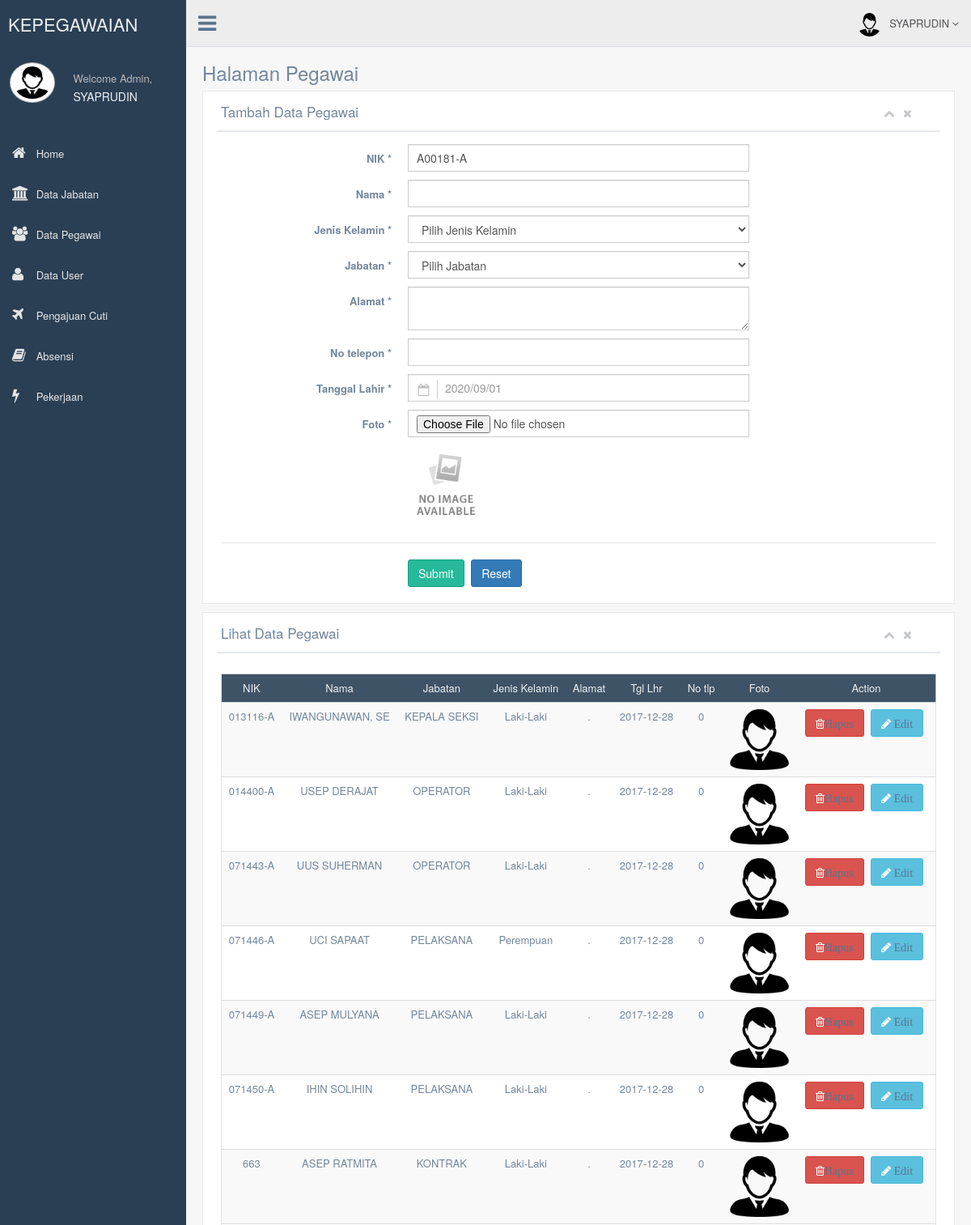
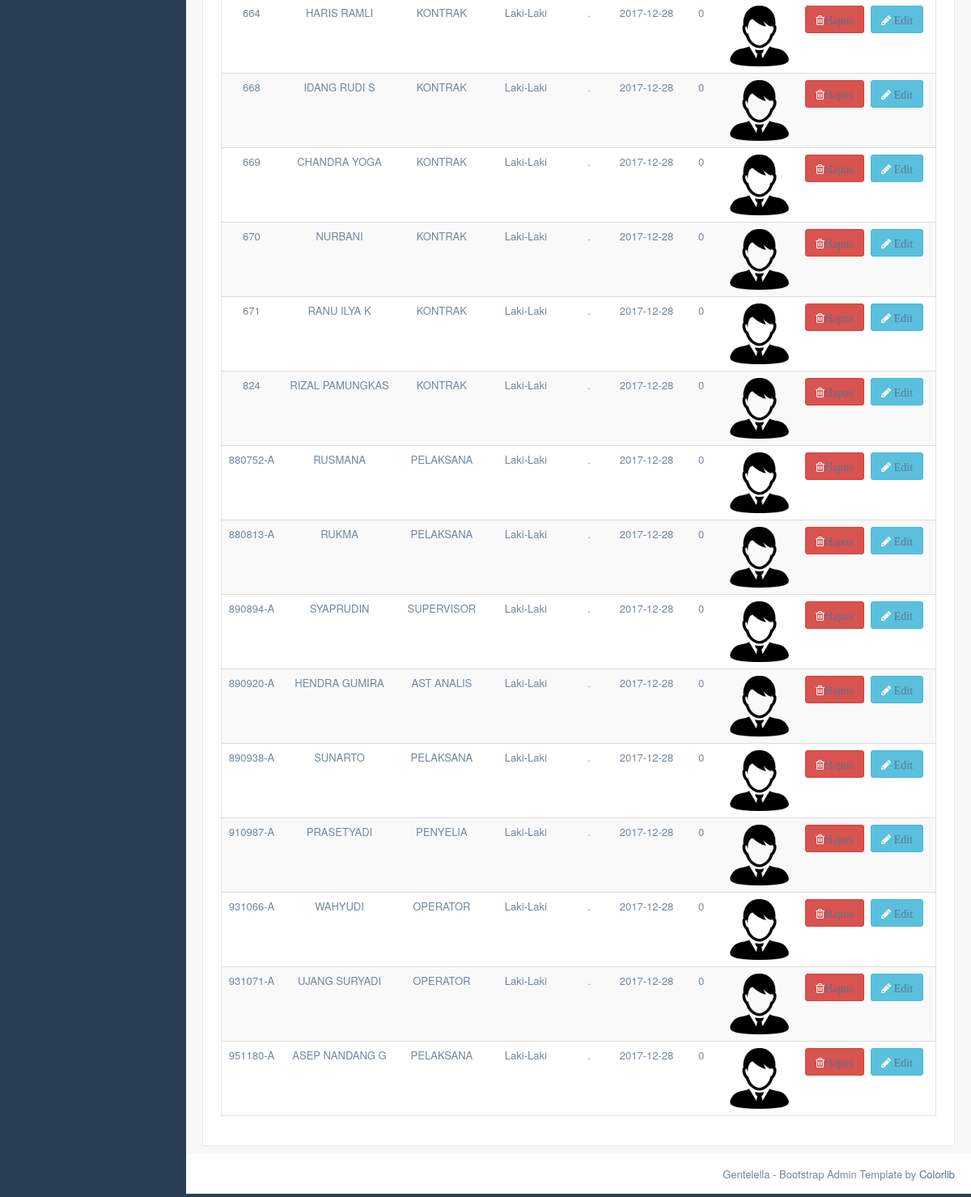
The page /Admin/index.php?admin=Pegawai (signed in) on the database its author committed (2 pictures, top to bottom).
### tables this page shows
CREATE TABLE `pegawai` (
  `NIK` varchar(25) NOT NULL,
  `Nama` varchar(30) NOT NULL,
  `jabatan` varchar(25) NOT NULL,
  `jk` enum('Perempuan','Laki-Laki','','') NOT NULL,
  `Tgl_lhr` date NOT NULL,
  `Alamat` text NOT NULL,
  `No_tlp` int(15) NOT NULL,
  `Foto` varchar(50) NOT NULL,
  `Status` enum('Pending','iya','tidak','') NOT NULL
);

### Admin/Pegawai/index.php (the view, shortened to what this page needs)
<?php
$sql ="SELECT max(NIK) as terakhir from pegawai";
  $hasil = mysql_query($sql);
  $data = mysql_fetch_array($hasil);
  $lastID = $data['terakhir'];
  $lastNoUrut = substr($lastID, 3, 9);
  $nextNoUrut = $lastNoUrut + 1;
  $nextID = sprintf("A%05s-A",$nextNoUrut);
?>
        <div class="right_col" role="main">
          <div class="">
            <div class="page-title">
              <div class="title_left">
                <h3>Halaman Pegawai</h3>
              </div>
              <div class="title_right">
                <div class="col-md-5 col-sm-5 col-xs-12 form-group pull-right top_search">
                </div>
              </div>
            </div>
            <div class="clearfix"></div>
            <div class="row">
              <div class="col-md-12 col-sm-12 col-xs-12">
                <div class="x_panel">
                  <div class="x_title">
                    <h2>Tambah Data Pegawai </h2>
                    <ul class="nav navbar-right panel_toolbox">
                      <li><a class="collapse-link"><i class="fa fa-chevron-up"></i></a>
                      </li>
                      <li><a class="close-link"><i class="fa fa-close"></i></a>
                      </li>
                    </ul>
                    <div class="clearfix"></div>
                  </div>
                  <div class="x_content">
                      <form action="pegawai/tambah_pegawai.php"  method= "post" enctype="multipart/form-data" id="demo-form2" data-parsley-validate class="form-horizontal form-label-left">
                      <div class="form-group">
                        <label class="control-label col-md-3 col-sm-3 col-xs-12" for="first-name">NIK <span class="required">*</span>
                        </label>
                        <div class="col-md-6 col-sm-6 col-xs-12">
                          <input type="text" name="NIK" id="first-name" required="required" class="form-control col-md-7 col-xs-12"
                          value="<?php echo  $nextID; ?>" >
                        </div>
                      </div>
                      <div class="form-group">
                        <label class="control-label col-md-3 col-sm-3 col-xs-12" for="last-name">Nama <span class="required">*</span>
                        </label>
                        <div class="col-md-6 col-sm-6 col-xs-12">
                          <input type="text" id="last-name" name="Nama" required="required" class="form-control col-md-7 col-xs-12">
                        </div>
                      </div>
                      <div class="form-group">
                        <label class="control-label col-md-3 col-sm-3 col-xs-12" for="last-name">Jenis Kelamin <span class="required">*</span>
                        </label>
                        <div class="col-md-6 col-sm-6 col-xs-12">
                          <select name="jk" class="form-control" required="">
                            <option value="" hidden="">Pilih Jenis Kelamin</option>
                           </select>
                        </div>
                      </div>
                      <div class="form-group">
                        <label class="control-label col-md-3 col-sm-3 col-xs-12" for="last-name">Jabatan <span class=>*</span>
                        </label>
                        <div class="col-md-6 col-sm-6 col-xs-12">
                          <select name="jabatan" class="form-control" required="">
                            <option value=" "hidden=" <?php echo $row['jabatan'];?>" selected="selected" >Pilih Jabatan</option>
	</select>
                        </div>
                      </div>
                      <div class="form-group">
                        <label class="control-label col-md-3 col-sm-3 col-xs-12" for="last-name">Alamat <span class="required">*</span>
                        </label>
                        <div class="col-md-6 col-sm-6 col-xs-12">
                         <textarea name="Alamat" id="message" required="required" class="form-control" name="message" data-parsley-trigger="keyup" data-parsley-minlength="20" data-parsley-maxlength="100" data-parsley-minlength-message="Come on! You need to enter at least a 20 caracters long comment.."
                            data-parsley-validation-threshold="10"></textarea>
                        </div>
                      </div>
                       <div class="form-group">
                        <label class="control-label col-md-3 col-sm-3 col-xs-12" for="last-name">No telepon <span class="required">*</span>
                        </label>
                        <div class="col-md-6 col-sm-6 col-xs-12">
                          <input type="text" id="last-name" name="No_tlp" required="required" class="form-control col-md-7 col-xs-12">
                        </div>
                      </div>
                       <div class="form-group">
                        <label class="control-label col-md-3 col-sm-3 col-xs-12" for="last-name">Tanggal Lahir <span class="required">*</span>
                        </label>
                        <div class="col-md-6 col-sm-6 col-xs-12">
                          <fieldset>
                          <div class="control-group">
                            <div class="controls">
                                <input type="text" name="Tgl_lhr" class="form-control has-feedback-left" id="single_cal1" placeholder="<?php
echo date('Y/m/d'); ?>
                                " aria-describedby="inputSuccess2Status" required>
                              </div>
                          </div>
                        </fieldset>
                        </div>
                      </div>
                      <div class="form-group">
                        <label class="control-label col-md-3 col-sm-3 col-xs-12" for="last-name">Foto <span class="required">*</span>
                        </label>
                        <div class="col-md-6 col-sm-6 col-xs-12">
                          <input type="file" id="file" name="filefoto"  class="form-control col-md-7 col-xs-12">
                        </div>
                      </div>
                      <div class="form-group">
                        <label class="control-label col-md-3 col-sm-3 col-xs-12" for="last-name"> <span class="required"></span>
                        </label>
                        <div class="col-md-6 col-sm-6 col-xs-12">
                      <img id="previewing" width="100" height="100" src="../assets/default.png"  />
                      </div>
                      </div>
                      <div class="ln_solid"></div>
                      <div class="form-group">
                        <div class="col-md-6 col-sm-6 col-xs-12 col-md-offset-3">
                          <button type="submit" class="btn btn-success">Submit</button>
						  <button class="btn btn-primary" type="reset">Reset</button>
                        </div>
                      </div>
                    </form>
                  </div>
                </div>
              </div>
            </div>
          </div>
               <div class="row">
              <div class="col-md-12 col-sm-12 col-xs-12">
                <div class="x_panel">
                  <div class="x_title">
                    <h2>Lihat Data Pegawai</h2>
                    <ul class="nav navbar-right panel_toolbox">
                      <li><a class="collapse-link"><i class="fa fa-chevron-up"></i></a>
                      </li>
                      <li><a class="close-link"><i class="fa fa-close"></i></a>
                      </li>
                    </ul>
                    <div class="clearfix"></div>
                  </div>
                  <div class="x_content">
                    <table id="datatable" class="table table-striped jambo_table bulk_action">
                      <thead align="center">
                        <tr>
<td>NIK</td>
<td>Nama</td>
<td>Jabatan</td>
<td>Jenis Kelamin</td>
<td>Alamat</td>
<td>Tgl Lhr</td>
<td>No tlp</td>
<td>Foto</td>
<td>Action</td>
</tr>
                        </thead>
                        <?php
				$sql = mysql_query("SELECT * FROM pegawai ORDER BY NIK, jabatan Asc ");
				if(mysql_num_rows($sql) > 0){
					while($data = mysql_fetch_assoc($sql)){
						echo "<tr>
							<td align='center'>".$data['NIK']."</td>
							<td align='center'>".$data['Nama']."</td>
							<td align='center'>".$data['jabatan']."</td>
							<td align='center'>".$data['jk']."</td>
							<td align='center'>".$data['Alamat']."</td>
							<td align='center'>".$data['Tgl_lhr']."</td>
							<td align='center'>".$data['No_tlp']."</td>
              <td align='center'><img width='75' height='75' src=../assets/".$data['Foto']."></td>
							<td align='center'><button type='submit' class='btn btn-danger'><i class='fa fa-trash-o'><a href=pegawai/hapus_pegawai.php?NIK=".$data['NIK'].">Hapus</a></i></button>
							<button type='submit' class='btn btn-info'><i class='fa fa-pencil'><a href=index.php?admin=form_edit_pegawai&NIK=".$data['NIK']."> Edit</a></i>
              </button>
							</td>
							</tr>";
					}
				}else{
					echo '
					<tr >
						<td align="center" colspan="4" align="center">Tidak ada data!</td>
					</tr>
					';
				}
				?>
                      </table>
                    </div>
                  </div>
                </div>
              </div>
            </div>
          </div>
        </div>

### Admin/index.php (shortened to what this page needs)
<!DOCTYPE html>
<html lang="en">
  <head>
    <link href="../vendors/bootstrap/dist/css/bootstrap.min.css" rel="stylesheet">
    <link href="../vendors/font-awesome/css/font-awesome.min.css" rel="stylesheet">
    <link href="../vendors/nprogress/nprogress.css" rel="stylesheet">
    <link href="../vendors/iCheck/skins/flat/green.css" rel="stylesheet">
    <link href="../vendors/bootstrap-progressbar/css/bootstrap-progressbar-3.3.4.min.css" rel="stylesheet">
    <link href="../vendors/jqvmap/dist/jqvmap.min.css" rel="stylesheet"/>
    <link href="../vendors/bootstrap-daterangepicker/daterangepicker.css" rel="stylesheet">
    <link href="../build/css/custom.min.css" rel="stylesheet">
    <link href="../vendors/datatables.net-bs/css/dataTables.bootstrap.min.css" rel="stylesheet">
    <link href="../vendors/datatables.net-buttons-bs/css/buttons.bootstrap.min.css" rel="stylesheet">
    <link href="../vendors/datatables.net-fixedheader-bs/css/fixedHeader.bootstrap.min.css" rel="stylesheet">
    <link href="../vendors/datatables.net-responsive-bs/css/responsive.bootstrap.min.css" rel="stylesheet">
    <link href="../vendors/datatables.net-scroller-bs/css/scroller.bootstrap.min.css" rel="stylesheet">
  </head>
  <body class="nav-md">
    <div class="container body">
      <div class="main_container">
        <div class="col-md-3 left_col">
          <div class="left_col scroll-view">
            <div class="navbar nav_title" style="border: 0;">
              <a href="index.html" class="site_title"></i> <span>KEPEGAWAIAN</span></a>
            </div>
            <div class="profile clearfix">
              <div class="profile_pic">
                <img height='50' src="../Assets/<?php echo $_SESSION['Foto'];?>" alt="..." class="img-circle profile_img">
              </div>
              <div class="profile_info">
                <span>Welcome Admin,</span>
                <h2><?php
                echo $_SESSION['Nama'];
                 ?></h2>
              </div>
            </div>
            <br />
            <div id="sidebar-menu" class="main_menu_side hidden-print main_menu">
              <div class="menu_section">
                <ul class="nav side-menu">
                  <li><a href="index.php?admin=home"><i class="fa fa-home"></i> Home </span></a>
                  </li>
                    <li><a href="index.php?admin=jabatan"><i class="fa fa-university"></i> Data Jabatan</span></a>
                  </li>
                  <li><a href="index.php?admin=Pegawai"><i class="fa fa-users"></i> Data Pegawai </span></a>
                  </li>
                  <li><a href="index.php?admin=User"><i class="fa fa-user"></i> Data User </span></a>
                  </li>
                  <li><a href="index.php?admin=Cuti"><i class="fa fa-plane"></i> Pengajuan Cuti </span></a>
                  </li>
                  <li><a href="index.php?admin=Absensi"><i class="fa fa-book"></i> Absensi </span></a>
                  </li>
                  <li><a href="index.php?admin=Pekerjaan"><i class="fa fa-bolt"></i> Pekerjaan </span></a>
                  </li>
                </ul>
              </div>
            </div>
          </div>
        </div>
        <div class="top_nav">
          <div class="nav_menu">
            <nav>
              <div class="nav toggle">
                <a id="menu_toggle"><i class="fa fa-bars"></i></a>
              </div>
              <ul class="nav navbar-nav navbar-right">
                <li class="">
                  <a href="javascript:;" class="user-profile dropdown-toggle" data-toggle="dropdown" aria-expanded="false">
                    <img src="../Assets/<?php echo $_SESSION['Foto'];?>" alt=""><?php echo $_SESSION['Nama'];  ?>
                    <span class=" fa fa-angle-down"></span>
                  </a>
                </li>
              </ul>
            </nav>
          </div>
        </div>
         <?php
  if(isset($_GET['admin'])){
    $page = $_GET['admin'];
    switch ($page) {
      case 'Pegawai':
        include "Pegawai/index.php";
        break;
    }
  }else{
    include "home.php";
  }
   ?>
        <footer>
          <div class="pull-right">
            Gentelella - Bootstrap Admin Template by <a href="https://colorlib.com">Colorlib</a>
          </div>
          <div class="clearfix"></div>
        </footer>
  </body>
</html>

### rows shown on the page
pegawai: NIK "013116-A", Nama "IWANGUNAWAN, SE", jabatan "KEPALA SEKSI", jk "Laki-Laki", Alamat ".", Tgl_lhr "2017-12-28", No_tlp "0", Foto (placeholder picture)
pegawai: NIK "014400-A", Nama "USEP DERAJAT", jabatan "OPERATOR", jk "Laki-Laki", Alamat ".", Tgl_lhr "2017-12-28", No_tlp "0", Foto (placeholder picture)
pegawai: NIK "071443-A", Nama "UUS SUHERMAN", jabatan "OPERATOR", jk "Laki-Laki", Alamat ".", Tgl_lhr "2017-12-28", No_tlp "0", Foto (placeholder picture)
pegawai: NIK "071446-A", Nama "UCI SAPAAT", jabatan "PELAKSANA", jk "Perempuan", Alamat ".", Tgl_lhr "2017-12-28", No_tlp "0", Foto (placeholder picture)
pegawai: NIK "071449-A", Nama "ASEP MULYANA", jabatan "PELAKSANA", jk "Laki-Laki", Alamat ".", Tgl_lhr "2017-12-28", No_tlp "0", Foto (placeholder picture)
pegawai: NIK "071450-A", Nama "IHIN SOLIHIN", jabatan "PELAKSANA", jk "Laki-Laki", Alamat ".", Tgl_lhr "2017-12-28", No_tlp "0", Foto (placeholder picture)
pegawai: NIK "663", Nama "ASEP RATMITA", jabatan "KONTRAK", jk "Laki-Laki", Alamat ".", Tgl_lhr "2017-12-28", No_tlp "0", Foto (placeholder picture)
pegawai: NIK "664", Nama "HARIS RAMLI", jabatan "KONTRAK", jk "Laki-Laki", Alamat ".", Tgl_lhr "2017-12-28", No_tlp "0", Foto (placeholder picture)
pegawai: NIK "668", Nama "IDANG RUDI S", jabatan "KONTRAK", jk "Laki-Laki", Alamat ".", Tgl_lhr "2017-12-28", No_tlp "0", Foto (placeholder picture)
pegawai: NIK "669", Nama "CHANDRA YOGA", jabatan "KONTRAK", jk "Laki-Laki", Alamat ".", Tgl_lhr "2017-12-28", No_tlp "0", Foto (placeholder picture)
pegawai: NIK "670", Nama "NURBANI", jabatan "KONTRAK", jk "Laki-Laki", Alamat ".", Tgl_lhr "2017-12-28", No_tlp "0", Foto (placeholder picture)
pegawai: NIK "671", Nama "RANU ILYA K", jabatan "KONTRAK", jk "Laki-Laki", Alamat ".", Tgl_lhr "2017-12-28", No_tlp "0", Foto (placeholder picture)
pegawai: NIK "824", Nama "RIZAL PAMUNGKAS", jabatan "KONTRAK", jk "Laki-Laki", Alamat ".", Tgl_lhr "2017-12-28", No_tlp "0", Foto (placeholder picture)
pegawai: NIK "880752-A", Nama "RUSMANA", jabatan "PELAKSANA", jk "Laki-Laki", Alamat ".", Tgl_lhr "2017-12-28", No_tlp "0", Foto (placeholder picture)
pegawai: NIK "880813-A", Nama "RUKMA", jabatan "PELAKSANA", jk "Laki-Laki", Alamat ".", Tgl_lhr "2017-12-28", No_tlp "0", Foto (placeholder picture)
pegawai: NIK "890894-A", Nama "SYAPRUDIN", jabatan "SUPERVISOR", jk "Laki-Laki", Alamat ".", Tgl_lhr "2017-12-28", No_tlp "0", Foto (placeholder picture)
pegawai: NIK "890920-A", Nama "HENDRA GUMIRA", jabatan "AST ANALIS", jk "Laki-Laki", Alamat ".", Tgl_lhr "2017-12-28", No_tlp "0", Foto (placeholder picture)
pegawai: NIK "890938-A", Nama "SUNARTO", jabatan "PELAKSANA", jk "Laki-Laki", Alamat ".", Tgl_lhr "2017-12-28", No_tlp "0", Foto (placeholder picture)
pegawai: NIK "910987-A", Nama "PRASETYADI", jabatan "PENYELIA", jk "Laki-Laki", Alamat ".", Tgl_lhr "2017-12-28", No_tlp "0", Foto (placeholder picture)
pegawai: NIK "931066-A", Nama "WAHYUDI", jabatan "OPERATOR", jk "Laki-Laki", Alamat ".", Tgl_lhr "2017-12-28", No_tlp "0", Foto (placeholder picture)
pegawai: NIK "931071-A", Nama "UJANG SURYADI", jabatan "OPERATOR", jk "Laki-Laki", Alamat ".", Tgl_lhr "2017-12-28", No_tlp "0", Foto (placeholder picture)
pegawai: NIK "951180-A", Nama "ASEP NANDANG G", jabatan "PELAKSANA", jk "Laki-Laki", Alamat ".", Tgl_lhr "2017-12-28", No_tlp "0", Foto (placeholder picture)

### other values the page prints
$_SESSION['Nama'] "SYAPRUDIN"
